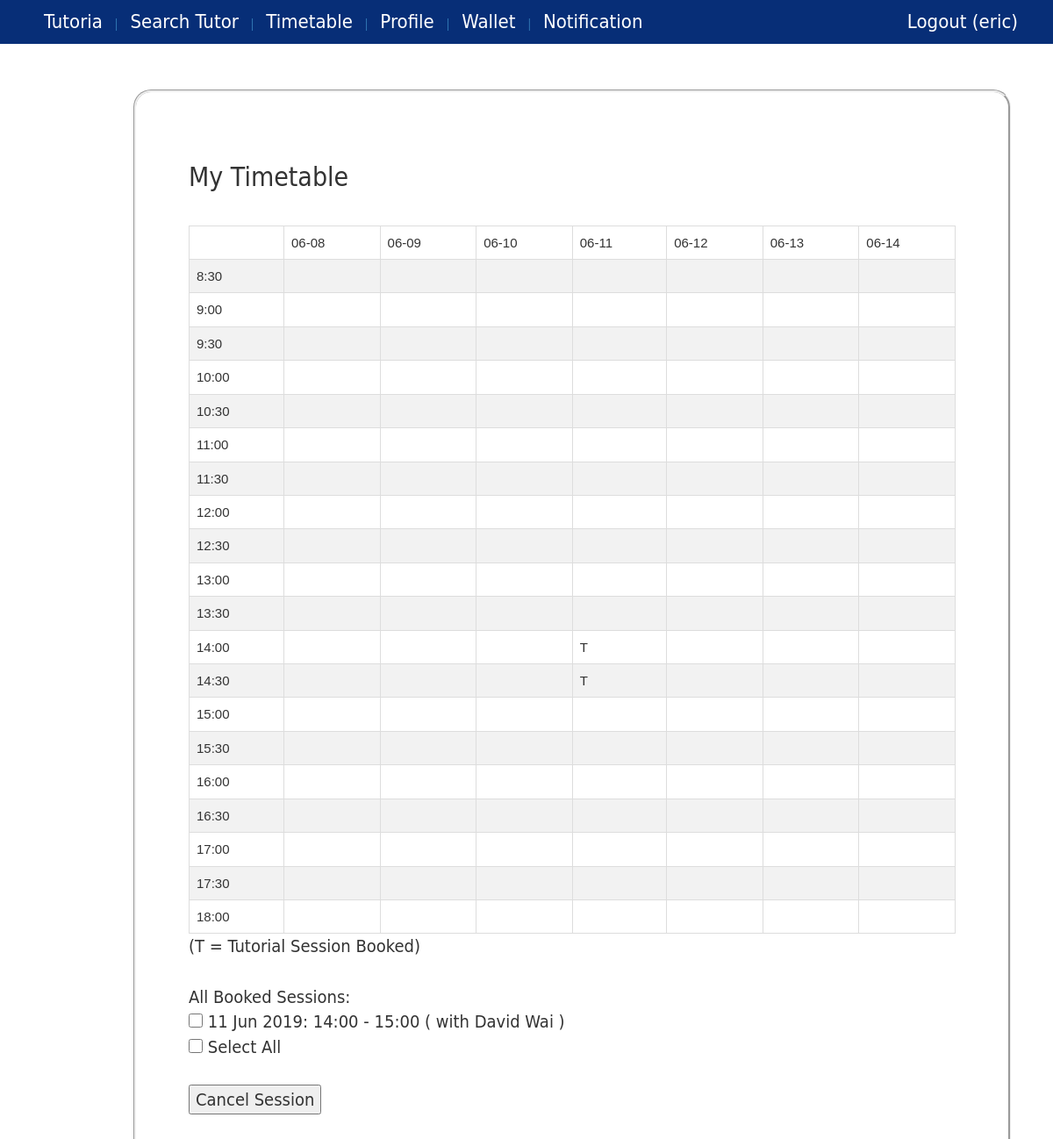
Page /timetable/ (signed in) on the committed database.
### core/models.py (models this page shows, shortened)
class Session(models.Model):
    student = models.ForeignKey(Student, on_delete=models.CASCADE, blank=True, null=True)
    tutor = models.ForeignKey(Tutor, on_delete=models.CASCADE)
    booking_date = models.DateTimeField(blank=True, null=True)
    start_date = models.DateTimeField()
    end_date = models.DateTimeField()
    status = models.CharField(max_length=10,blank=True,null=True) # possible value: booked, cancelled, locked, ended
    isCouponUsed = models.BooleanField(default=False)
    isBlackedout = models.BooleanField(default=False)
    @property
    def getStartTimeStr(self):
        return toLocalDatetime(self.start_date).strftime('%H:%M')
    @property
    def getEndTimeStr(self):
        return toLocalDatetime(self.end_date).strftime('%H:%M')
    @property
    def getBookedDateStr(self):
        return toLocalDatetime(self.start_date).strftime('%e %b %Y')

class Tutor(models.Model):
    profile = models.OneToOneField(Profile, on_delete=models.CASCADE)
    tutor_type =  models.ForeignKey(TutorType, blank=True, null=True )
    hourly_rate = models.DecimalField(max_digits=10, decimal_places=2, default=Decimal(0.0))
    tag = models.ManyToManyField(Tag, blank=True)
    university = models.ForeignKey(University, blank=True,null=True)
    course = models.ManyToManyField(Course, blank=True)
    bio = models.CharField(max_length=500, blank=True,null=True)
    isHideProfile = models.BooleanField(default=False)

class Profile(models.Model):
    user = models.OneToOneField(User, on_delete=models.CASCADE)
    phone = models.CharField(max_length=20)
    user_type =  models.ForeignKey(UserType)
    image = models.ImageField(upload_to='profile_image',blank=True)
    wallet = models.OneToOneField(Wallet)
    @property
    def isStudent(self):
        return self.user_type.user_type=="student" or self.user_type.user_type=="both"
    @property
    def isTutor(self):
        return self.user_type.user_type=="tutor" or self.user_type.user_type=="both"
    @property
    def getUserFullName(self):
        user=self.user
        fname=""
        if user.first_name != None:
            fname += user.first_name
        if user.first_name != None and user.last_name != None:
            fname += " " + user.last_name
        elif user.last_name != None:
            fname += user.last_name
        return fname
    @property
    def hasNotification(self):
        return len(Notification.objects.filter(profile=self,checked=False))>0

### core/views.py (the view, shortened to what this page needs)
# urls.py: url(r'^timetable/$', views.viewTimetable, name='view_timetable'),
@login_required
def viewTimetable(request):
    if request.user.username =="admin":
        request.session['title'] = "Restricted Access"
        request.session['message'] = "You are logged-in as admin."
        return HttpResponseRedirect(reverse('message'))
    context={}
    msg = ""
    row_list = generateProfileTimetable1(request.user.profile)
    context['row_list']=zip(*row_list)
    if request.user.profile.isTutor:
        row_list = generateProfileTimetable2(request.user.profile)
        context['row_list2']=zip(*row_list)
    user_profile = request.user.profile
    context['profile']=user_profile
    current = getCurrentDatetime()
    nextweek = current + timedelta(days=7)
    next2week = current + timedelta(days=14)
    if user_profile.isStudent :
        s = Session.objects.filter(student=user_profile.student).filter(isBlackedout=False).exclude(status="ended").exclude(status="cancelled").filter(end_date__lte=nextweek).order_by('-start_date')
        context['student_session_list'] = s
    return render(request, 'timetable.html', context)

### core/datetimeUtils.py (called while the page is built)
def toLocalDatetime(date):
    local_timezone = timezone(settings.TIME_ZONE)
    try:
        result = date.astimezone(local_timezone)
    except Exception:
        result = date
    return result

def getCurrentDatetime():
    return toLocalDatetime(datetime.now())

### core/utility.py (called while the page is built, shortened)
def generateTimetableSymbol(date_start, date_end, profile):
    result = ""
    if profile.isStudent:
        session_list = Session.objects.filter(student=profile.student).filter(isBlackedout=False).exclude(status="cancelled").exclude(status="ended").exclude(end_date__lte=date_start).exclude(start_date__gte=date_end)
        if len(session_list)>0:
            result+="T " # tutorial session booked
    return result

### core/templates/timetable.html (shortened to what this page needs)
{% extends 'base.html' %}
{% block content %}
    <h2>My Timetable</h2><br/>
    <table class="timetable">
        {% for row in row_list %}
            <tr>
                {% for cell in row %}
                        <td>{{cell}}</td>
                {% endfor %}
            </tr>
        {% endfor %}
    </table>
    {% if user.profile.isStudent and not user.profile.isTutor %}
        (T = Tutorial Session Booked)
    {% elif not user.profile.isStudent and user.profile.isTutor%}
        (S = Tutoria appointment, B = Blacked-out timeslot)
    {% else %}
        (T = Tutorial Session Booked, S = Tutoria appointment, B = Blacked-out timeslot)
    {% endif %}
    <br/><br/>
    {% if user.profile.isStudent %}
        {% if not student_session_list %}
            <p>You don't have any tutorial session yet.</p>
        {% else %}
            All Booked Sessions:<br/>
            <form action="{% url 'view_timetable' %}" method="post">
                {% for s in student_session_list %}
                    <input type="checkbox" name="session_id" value="{{s.id}}" class="checkbox_group"/> {{s.getBookedDateStr}}:
                    {{s.getStartTimeStr}} - {{s.getEndTimeStr}}
                    ( with {{s.tutor.profile.getUserFullName}} )<br/>
                {% endfor %}
                <input type="checkbox" id="select_all" onclick="selectAll()" class="checkbox_group"/> Select All
                <br/><br/>
                <input type="submit" value="Cancel Session" onclick="return confirmCancelSession()">
            </form>
        {% endif %}
        <br/><br/>
    {% endif %}
    <br/>
{% endblock %}

### core/templates/base.html (shortened to what this page needs)
{% load static %}
<!DOCTYPE html>
<html>
<head>
    <link rel="stylesheet" href="{% static 'css/base.css' %}">
    <link rel="stylesheet" href="https://maxcdn.bootstrapcdn.com/bootstrap/3.3.7/css/bootstrap.min.css">
</head>
<body>
    <div id="wrapper">
        <header>
            <nav id="navigation">
                <ul>
                    <a href="{% url 'homepage' %}">
                        <li>Tutoria</li>
                    </a>
                    {% ifnotequal user.username "admin" %}
                        {% if user.is_authenticated %}
                            <a href="{% url 'search_tutor' %}">
                                | <li>Search Tutor</li>
                            </a>
                            <a href="{% url 'view_timetable' %}">
                                | <li>Timetable</li>
                            </a>
                            <a href="{% url 'edit_profile' %}">
                                | <li>Profile</li>
                            </a>
                            <a href="{% url 'view_wallet' %}">
                                | <li>Wallet</li>
                            </a>
                            <a href="{% url 'view_notification' %}">
                                {%if user.profile.hasNotification %}
                                    | <li>Notification({{user.profile.getNotificationNum}})</li>
                                {% else %}
                                    | <li>Notification</li>
                                {% endif %}
                            </a>
                            <a href="{% url 'logout' %}" id="logoutButton" class="pull-right">
                                <li>Logout ({{ user.username }}) </li>
                            </a>
                        {% endif %}
                    {% endifnotequal %}
                </ul>
            </nav>
        </header>
        <div id="main">
            <article>
                <section class="box">
                    {% block content %} {% endblock %}
        </div>
    </div>
</body>
</html>

### core/static/css/base.css (style rules this page uses)
* { margin:0 auto; padding:0 auto; }
html,body { height:100%; }
#wrapper { min-height:100%; position:relative; }
a:link { text-decoration: none; }
nav#navigation { position: fixed; border-radius:10px; top:0; left:0; right:0; width: 100%; height: 50px; background-color:rgba(255,255,255,0.2); z-index: 1; }
nav#navigation ul { box-sizing:border-box; list-style:none; height:50px; padding-bottom:5px; background-color:rgb(7, 46, 119); top:5px; }
nav#navigation ul li { box-sizing:border-box; font-family:"Gill Sans", "Gill Sans MT", "Myriad Pro", "DejaVu Sans Condensed", Helvetica, Arial, sans-serif; font-size:22px; font-weight:300; display:inline; border-radius:10px; color:rgb(255, 255, 255); position:relative; line-height:50px; padding-left:10px; padding-right:10px; }
#main { padding-top:50px; padding-bottom:50px; }
.box { overflow: hidden; font-size:20px; font-family:"Gill Sans", "Gill Sans MT", "Myriad Pro", "DejaVu Sans Condensed", Helvetica, Arial, sans-serif; box-sizing:border-box; width:1000px; padding:60px; border:groove; border-radius:20px; margin:2px; position:relative; top:50px; left:150px; }
#logoutButton, #logoutButton, #signupButton { padding-right: 30px; }

### core/templates/timetable.html (style rules this page uses)
.checkbox_group { width: 16px; height: 16px; }
.timetable { font-family: "Trebuchet MS", Arial, Helvetica, sans-serif; border-collapse: collapse; width: 100%; font-size: 15px; }
.timetable td, .timetable th { border: 1px solid #ddd; padding: 8px; }
.timetable tr:nth-child(even) { background-color: #f2f2f2; }

### rows in the picture
Session: getBookedDateStr "11 Jun 2019", getStartTimeStr "14:00", getEndTimeStr "15:00", tutor.profile.getUserFullName "David Wai"

### other values in the picture
{{ user.username }} "eric"
{{ cell }} "06-08" "06-09" "06-10" "06-11" "06-12" "06-13" "06-14" "8:30" "9:00" "9:30" "10:00" "10:30" "11:00" "11:30" "12:00" "12:30" "13:00" "13:30" "14:00" "T" "14:30" "T" "15:00" "15:30" "16:00" "16:30" "17:00" "17:30" "18:00"
